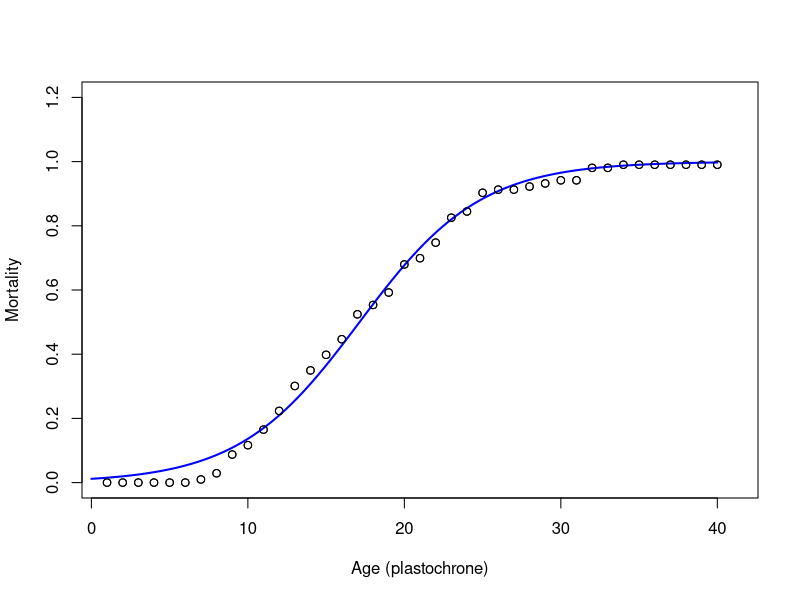

The R script that drew this image:

postscript_file<-F

if(postscript_file){postscript("phyt_mort.eps", 
                horizontal = FALSE, onefile = FALSE, 
                paper = "special", height = 7.87402, 
                width = 3.74016)}else{
                 png("phyt_mort.png", 
                   width = 9.5, height = 10, 
                   units = 'cm', res = 600)}


growth <- read.csv("internodes_and_branches_2018_environment.csv", header=T)

age_class <- matrix(nrow = max(growth$number_internodes_in_rhizome), ncol = 4)
age_class[, 1] <- seq(1, max(growth$number_internodes_in_rhizome), 1)
age_class[, 2] <- rep(0, max(growth$number_internodes_in_rhizome))
for (n in (growth$number_internodes_in_rhizome)){
 ag_cls<-n
 while (ag_cls>0){
  age_class[ag_cls, 2]<-age_class[ag_cls, 2]+1
  ag_cls<-ag_cls-1
 }
}

colnames(age_class)<-c("Age", "Number_of_observations", "dead", "survived")

# calculating proportion of initial phytomer that survive to p
for (i in 1:nrow(age_class)-1){
 age_class[i, 3]<-age_class[i, 2]-age_class[i+1, 2]#number of dying
 age_class[i, 4]<-age_class[i, 2]-age_class[i, 3]#number of living
}
#to calculate the proportion of phytomer that reach age p
cummulative_mortality<-as.data.frame(matrix(c(age_class[, 1], 1-(
 age_class[, 4]/age_class[1, 2])), ncol=2, byrow=F))
colnames(cummulative_mortality)<-c("Age", "Mortality")

plot(cummulative_mortality, xlab="Age (plastochrone)", ylab="Mortality", 
   ylim=c(0, 1.2))

curve(1/(1+exp(4.43118758+(-0.25859046*x))), col="blue", lwd=2, add=T, from=0, to=40)

points(cummulative_mortality, pch=1)

dev.off()